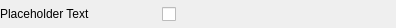
<?xml version="1.0" encoding="UTF-8"?>
<ui version="4.0">
 <class>CheckBoxWidget</class>
 <widget class="QWidget" name="CheckBoxWidget">
  <property name="geometry">
   <rect>
    <x>0</x>
    <y>0</y>
    <width>396</width>
    <height>28</height>
   </rect>
  </property>
  <property name="minimumSize">
   <size>
    <width>0</width>
    <height>28</height>
   </size>
  </property>
  <property name="maximumSize">
   <size>
    <width>16777215</width>
    <height>16777215</height>
   </size>
  </property>
  <property name="windowTitle">
   <string>Form</string>
  </property>
  <layout class="QHBoxLayout" name="horizontalLayout">
   <property name="spacing">
    <number>6</number>
   </property>
   <property name="leftMargin">
    <number>0</number>
   </property>
   <property name="topMargin">
    <number>0</number>
   </property>
   <property name="rightMargin">
    <number>0</number>
   </property>
   <property name="bottomMargin">
    <number>0</number>
   </property>
   <item>
    <widget class="QLabel" name="label">
     <property name="sizePolicy">
      <sizepolicy hsizetype="Preferred" vsizetype="Preferred">
       <horstretch>2</horstretch>
       <verstretch>0</verstretch>
      </sizepolicy>
     </property>
     <property name="maximumSize">
      <size>
       <width>16777215</width>
       <height>16777215</height>
      </size>
     </property>
     <property name="text">
      <string>Placeholder Text</string>
     </property>
     <property name="margin">
      <number>0</number>
     </property>
    </widget>
   </item>
   <item>
    <widget class="QCheckBox" name="checkBox">
     <property name="sizePolicy">
      <sizepolicy hsizetype="Preferred" vsizetype="Preferred">
       <horstretch>3</horstretch>
       <verstretch>0</verstretch>
      </sizepolicy>
     </property>
     <property name="text">
      <string/>
     </property>
    </widget>
   </item>
  </layout>
 </widget>
 <resources/>
 <connections/>
</ui>
